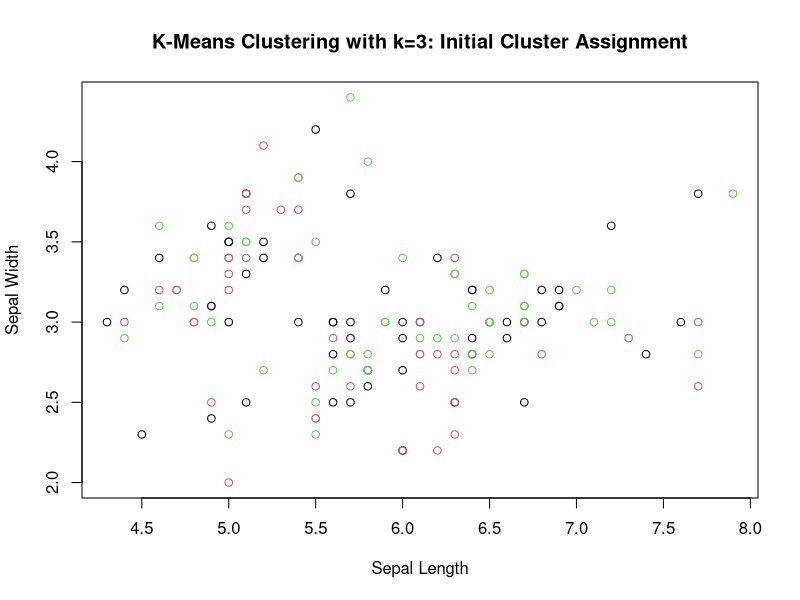
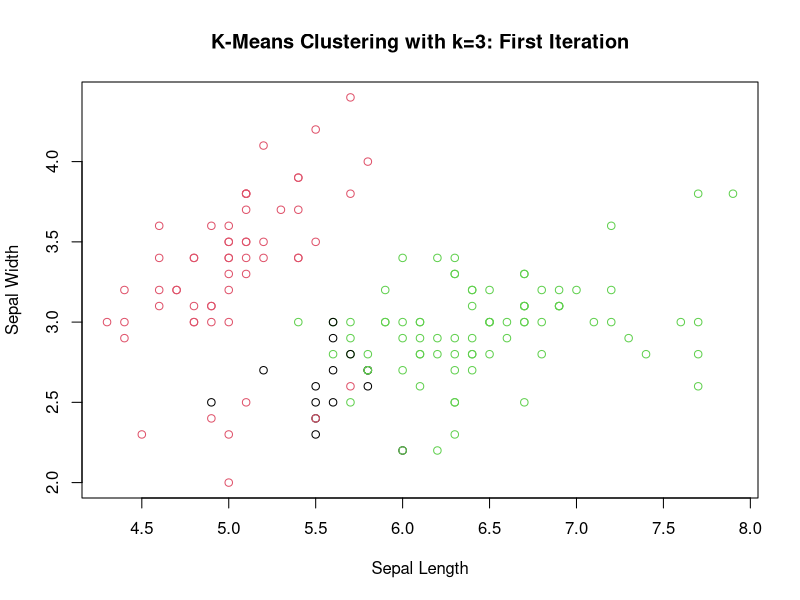
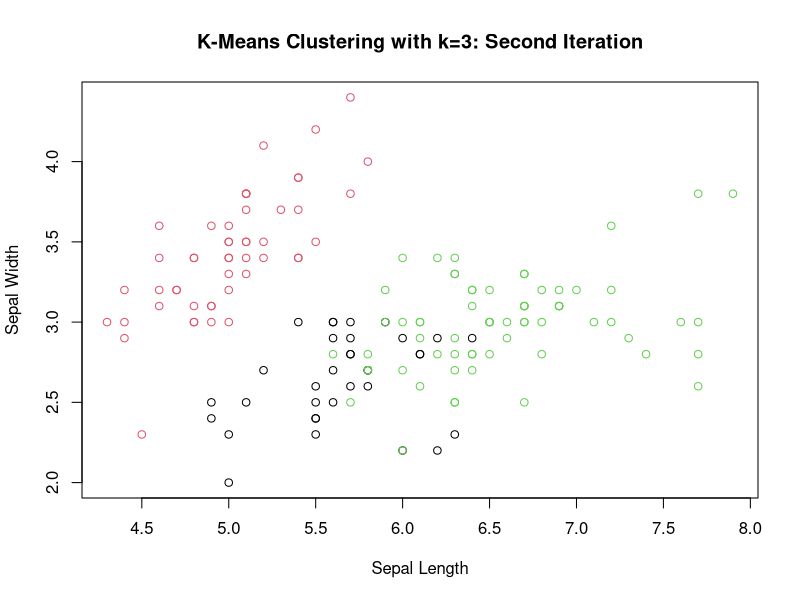
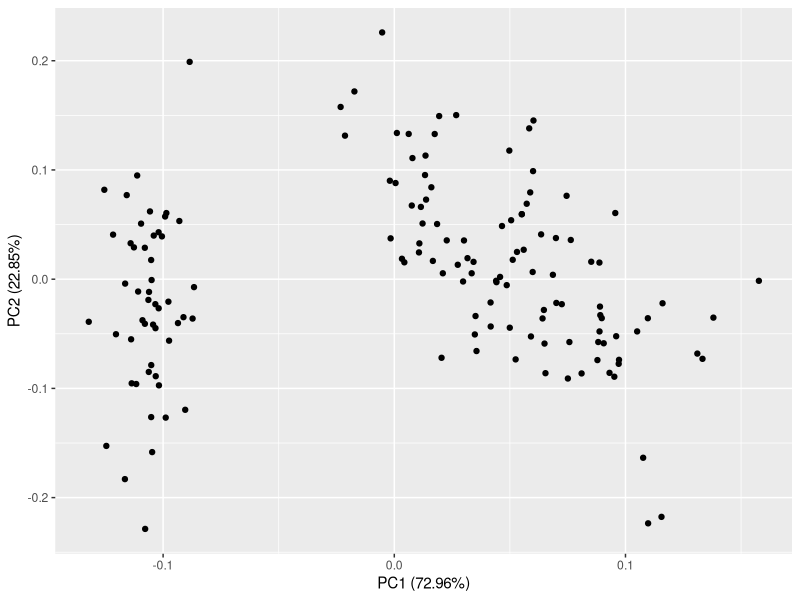
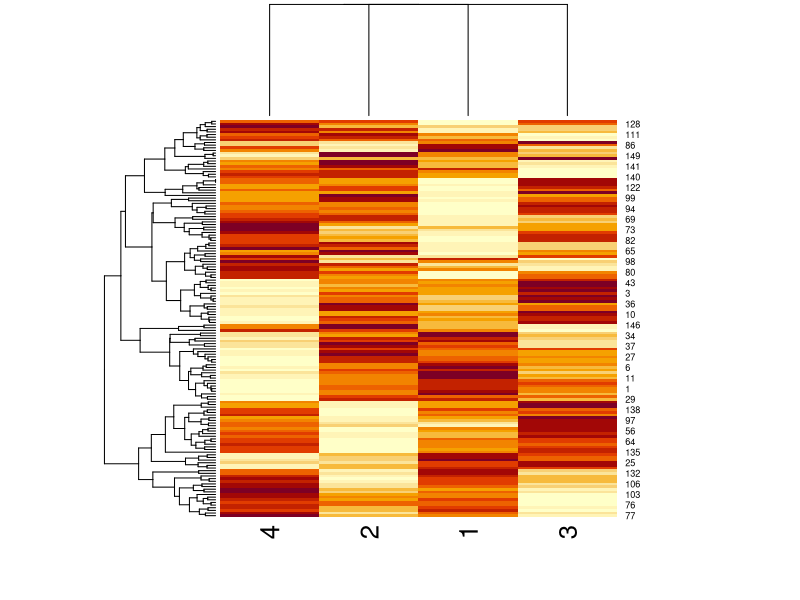
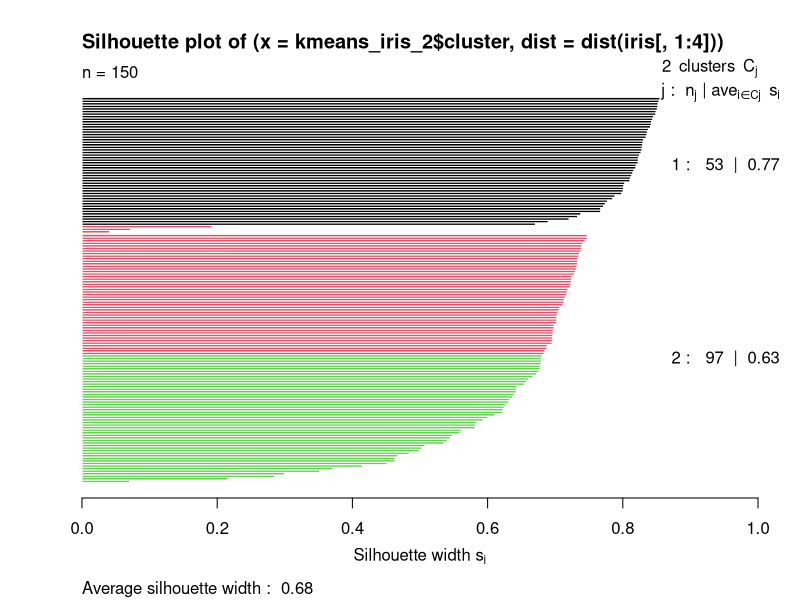
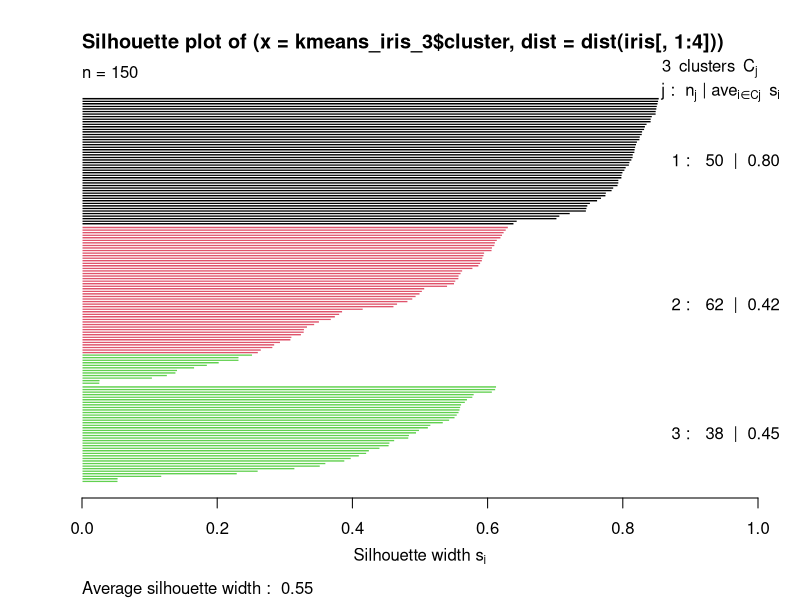
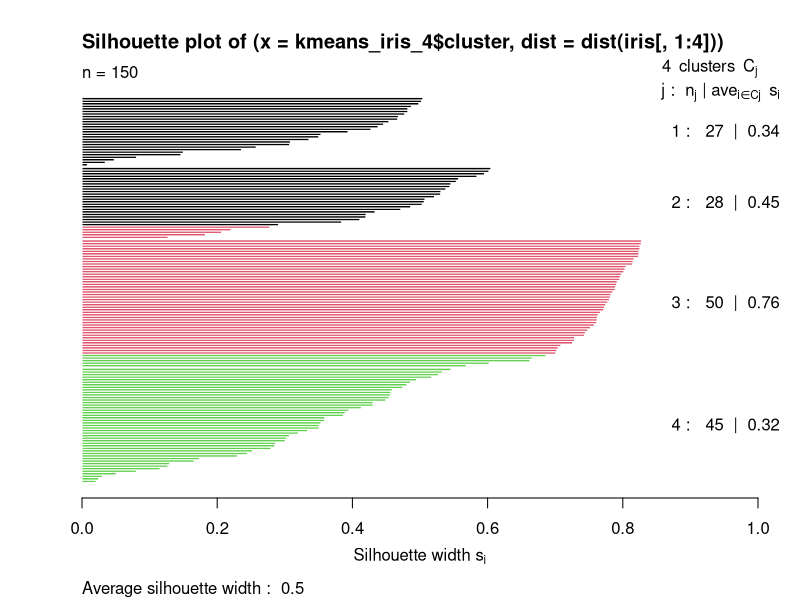

R code for these plots, in order:
## ---- chunk 1
# Loading libraries
library(ggplot2)
library(fastICA)
library(tidyverse)
library(ggfortify)
library(cluster)
## ---- chunk 2
data(iris)
#You can choose however many clusters you want
head(iris)
## ---- chunk 3
# Dropped "species" column
iris_subset <- select(iris, -"Species")
head(iris_subset, n = 3)
## ---- chunk 4
# Use set.seed function so data is replicable
set.seed(4)

# K = 3
# Randomly assign each data point to a number from 1-3
iris_subset$Cluster <- sample(1:3, nrow(iris), replace = TRUE)

# First Iteration

# Compute cluster centroid
# There are 4 variables, so the centroids will be vectors of length 4
cluster_1 <- filter(iris_subset, Cluster == 1)
cluster_2 <- filter(iris_subset, Cluster == 2)
cluster_3 <- filter(iris_subset, Cluster == 3)

a <- as.vector(apply(cluster_1, 2, mean)[1:4])
b <- as.vector(apply(cluster_2, 2, mean)[1:4])
c <- as.vector(apply(cluster_3, 2, mean)[1:4])

# Euclidean distance of each point from each centroid
d <- sqrt(((iris_subset[1]-a[1])^2)+((iris_subset[2]-a[2])^2)+((iris_subset[3]-a[3])^2)+((iris_subset[4]-a[4])^2))
e <- sqrt(((iris_subset[1]-b[1])^2)+((iris_subset[2]-b[2])^2)+((iris_subset[3]-b[3])^2)+((iris_subset[4]-b[4])^2))
f <- sqrt(((iris_subset[1]-c[1])^2)+((iris_subset[2]-c[2])^2)+((iris_subset[3]-c[3])^2)+((iris_subset[4]-c[4])^2))

df <- data.frame(d,e,f)

# Finds minimum distance
iris_subset$Min_dist_1 <- apply(df, 1, min)

# Assigns to new cluster
iris_subset$Cluster_2 <- apply(df, 1, which.min)

# Second Iteration

# Computer cluster centroid
cluster_1.1 <- filter(iris_subset, Cluster_2 == 1)
cluster_2.1 <- filter(iris_subset, Cluster_2 == 2)
cluster_3.1 <- filter(iris_subset, Cluster_2 == 3)

g <- as.vector(apply(cluster_1.1, 2, mean)[1:4])
h <- as.vector(apply(cluster_2.1, 2, mean)[1:4])
i <- as.vector(apply(cluster_3.1, 2, mean)[1:4])

j <- sqrt(((iris_subset[1] - g[1])^2)+((iris_subset[2] - g[2])^2)+((iris_subset[3] - g[3])^2)+((iris_subset[4] - g[4])^2))
k <- sqrt(((iris_subset[1] - h[1])^2)+((iris_subset[2] - h[2])^2)+((iris_subset[3] - h[3])^2)+((iris_subset[4] - h[4])^2))
l <- sqrt(((iris_subset[1] - i[1])^2)+((iris_subset[2] - i[2])^2)+((iris_subset[3] - i[3])^2)+((iris_subset[4] - i[4])^2))

df1 <- data.frame(j, k, l)

# Finds Minimum Distance
iris_subset$Min_dist_2 <- apply(df1, 1, min)

# Assigns to new cluster
iris_subset$Cluster_3 <- apply(df1, 1, which.min)

# Displays clusters in each iteration
iris_clusters <- select(iris_subset, -c("Min_dist_1","Min_dist_2"))
iris_clusters                     
## ---- chunk 5
# Plotting first two variables to get an idea of clusters, although would have used principal component analysis if prompted

plot(iris_subset$Sepal.Length, iris_subset$Sepal.Width, col=iris_subset$Cluster, main = "K-Means Clustering with k=3: Initial Cluster Assignment", xlab = "Sepal Length", ylab = "Sepal Width")
plot(iris_subset$Sepal.Length, iris_subset$Sepal.Width, col=iris_subset$Cluster_2, main = "K-Means Clustering with k=3: First Iteration", xlab = "Sepal Length", ylab = "Sepal Width")
plot(iris_subset$Sepal.Length, iris_subset$Sepal.Width, col=iris_subset$Cluster_3, main = "K-Means Clustering with k=3: Second Iteration", xlab = "Sepal Length", ylab = "Sepal Width")
## ---- chunk 6
# Converting data into matrix 
iris_pca <- data.matrix(iris[,1:4])

# Running PCA
pr_iris <- prcomp(iris_pca, scale.=TRUE)
pr_iris

# Plotting 
autoplot(prcomp(iris_pca, scale.=TRUE))

# Calculating percent variance explained by each principle component to check plot labels

# Variance of each principle component
pr_iris$sdev^2

# Sum of variance of each principle component
sum(pr_iris$sdev^2)

# Percent variance each principle component describes.
per_var <- pr_iris$sdev^2/sum(pr_iris$sdev^2)

# Isolating PC1 and PC2, which cumulatively describe 95.81% of the variance. PC1 describes 72.96% of the variance, and PC2 describes 22.85% of the variance. 
per_var[1:2]
## ---- chunk 7
iris_ica <- data.matrix(iris[,1:4])
ica_output <- fastICA(iris_ica, 4, fun = "logcosh", alpha = 1, row.norm = FALSE, maxit = 200, tol = 0.0001, verbose = FALSE)
ica_output
## ---- chunk 8
# Plotting as heatmap
heatmap(ica_output$S)
## ---- chunk 9
# Running k-means
set.seed(4)

# Trying with two clusters
kmeans_iris_2 <- kmeans(iris[,1:4], 2)

a <- silhouette(kmeans_iris_2$cluster, dist(iris[,1:4]))

plot(a, col=iris$Species)

# Trying with three clusters
kmeans_iris_3 <- kmeans(iris[,1:4], 3)

b <- silhouette(kmeans_iris_3$cluster, dist(iris[,1:4]))

plot(b, col=iris$Species)

# Trying with four clusters
kmeans_iris_4 <- kmeans(iris[,1:4], 4)

c <- silhouette(kmeans_iris_4$cluster, dist(iris[,1:4]))

plot(c, col=iris$Species)

# Checking which species are in which cluster
levels(iris$Species)
palette()

# Per silhouette analysis, two clusters results in the highest average silhouette width. The data cluster somewhat by species, in that one species (setosa) is in the first cluster, and the vast majority of the remaining two species (versicolor and virginica) are in the second cluster; however, the clusters do not each represent a species.

# Running K means with two clusters
kmeans_iris_2 <- kmeans(iris[,1:4], 2)
kmeans_iris_2

# PCA plot colored by clusters
autoplot(prcomp(iris_pca, scale.=TRUE), data = iris, col = kmeans_iris_2$cluster)
## ---- chunk 10
# First linkage type and distance metric
iris_dist <- dist(iris[,1:4], method = "manhattan")
iris_dend <- hclust(iris_dist, method = "average")
plot(iris_dend)

# Second linkage type and distance metric
iris_dist_2 <- dist(iris[,1:4], method = "euclidean")
iris_dend_2 <- hclust(iris_dist_2, method = "complete")
plot(iris_dend_2)
## ---- chunk 11
# Trying two different cut points
plot(iris_dend_2)
rect.hclust(iris_dend_2, k = 3)

plot(iris_dend_2)
rect.hclust(iris_dend_2, k = 2)
## ---- chunk 12
# Coloring PCA plot according to clustering
tree_2 <- cutree(iris_dend_2, k = 2)
autoplot(prcomp(iris_pca, scale.=TRUE), data = iris, col = tree_2)

tree <- cutree(iris_dend_2, k = 3)
autoplot(prcomp(iris_pca, scale.=TRUE), data = iris, col = tree)
